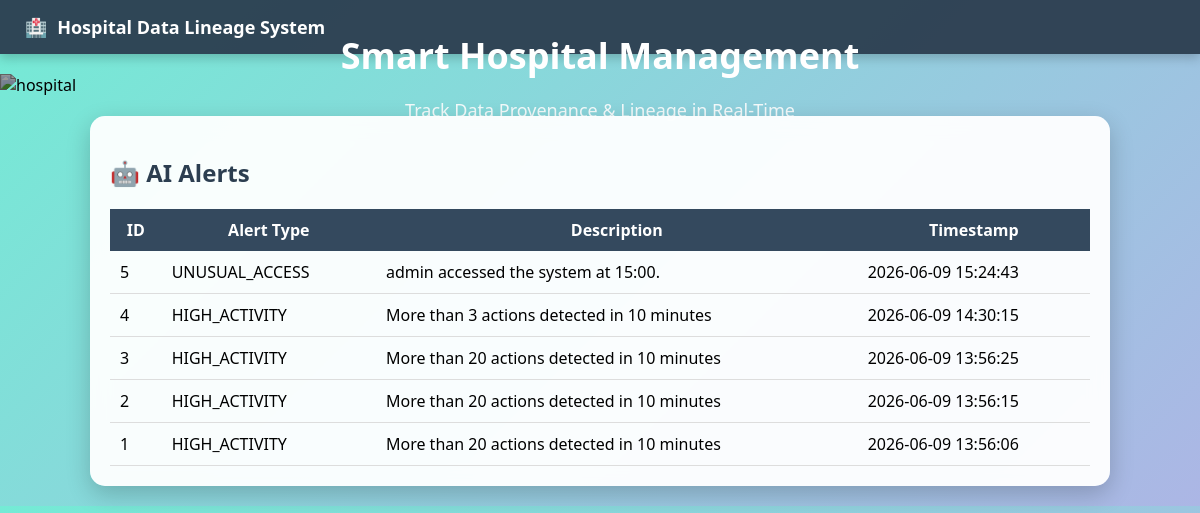
The app's page /ai_alerts with its own data.
### tables this page shows
CREATE TABLE anomaly_alerts (
        id INTEGER PRIMARY KEY AUTOINCREMENT,
        alert_type TEXT,
        description TEXT,
        timestamp TEXT
    );

### app.py (the view)
@app.route('/ai_alerts')
def ai_alerts():
    conn = get_db()
    cur = conn.cursor()
    cur.execute("""
        SELECT *
        FROM anomaly_alerts
        ORDER BY id DESC
    """)
    alerts = cur.fetchall()
    conn.close()
    return render_template(
        'ai_alerts.html',
        alerts=alerts
    )

### database.py (called while the page is built)
def get_db():
    conn = sqlite3.connect(DATABASE)
    conn.row_factory = sqlite3.Row
    conn.execute("PRAGMA foreign_keys = ON")
    return conn

### templates/ai_alerts.html
{% extends 'base.html' %}
{% block content %}
<div class="card">
    <h2>🤖 AI Alerts</h2>
    <table>
        <tr>
            <th>ID</th>
            <th>Alert Type</th>
            <th>Description</th>
            <th>Timestamp</th>
        </tr>
        {% for alert in alerts %}
        <tr>
            <td>{{ alert.id }}</td>
            <td>{{ alert.alert_type }}</td>
            <td>{{ alert.description }}</td>
            <td>{{ alert.timestamp }}</td>
        </tr>
        {% endfor %}
    </table>
</div>
{% endblock %}

### static/style.css (style rules this page uses)
body { margin: 0; font-family: 'Segoe UI', sans-serif; background: linear-gradient(135deg, #74ebd5, #ACB6E5); }
.card { background: rgba(255, 255, 255, 0.95); padding: 20px; margin-bottom: 20px; border-radius: 15px; backdrop-filter: blur(10px); box-shadow: 0 8px 25px rgba(0,0,0,0.2); transition: 0.3s; }
h2, h3 { color: #2c3e50; }
table { width: 100%; border-collapse: collapse; }
th { background: #34495e; color: white; padding: 10px; }
td { padding: 10px; border-bottom: 1px solid #ddd; }

### records on screen
anomaly_alerts: id "5", alert_type "UNUSUAL_ACCESS", description "admin accessed the system at 15:00.", timestamp "2026-06-09 15:24:43"
anomaly_alerts: id "4", alert_type "HIGH_ACTIVITY", description "More than 3 actions detected in 10 minutes", timestamp "2026-06-09 14:30:15"
anomaly_alerts: id "3", alert_type "HIGH_ACTIVITY", description "More than 20 actions detected in 10 minutes", timestamp "2026-06-09 13:56:25"
anomaly_alerts: id "2", alert_type "HIGH_ACTIVITY", description "More than 20 actions detected in 10 minutes", timestamp "2026-06-09 13:56:15"
anomaly_alerts: id "1", alert_type "HIGH_ACTIVITY", description "More than 20 actions detected in 10 minutes", timestamp "2026-06-09 13:56:06"
